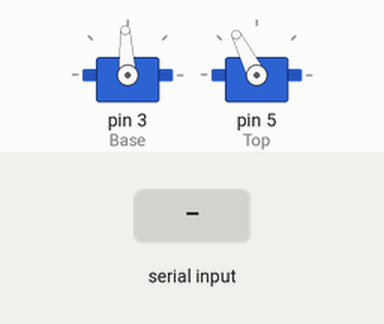
Bench run of a sketch on a simulated Arduino Uno, built with avr-gcc and run on an emulated ATmega328P. Shown: 2 × servo. Inputs (shaded band) come from the test bench.

Above: at 1.2 s.
1.3 s: "90,45\n" received over Serial
At 1.86 s:
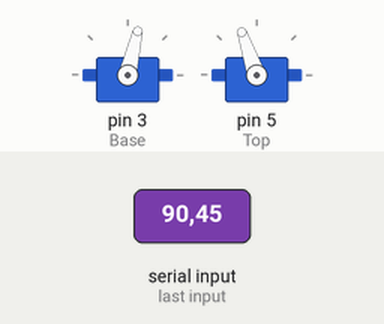
4.3 s: "1,90\n" received over Serial
7.3 s: "30,150\n" received over Serial
At 10.0 s:
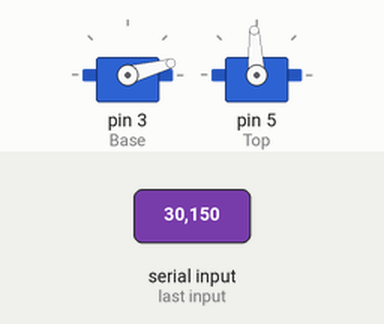
10.3 s: "5\n" received over Serial
At 11.56 s:
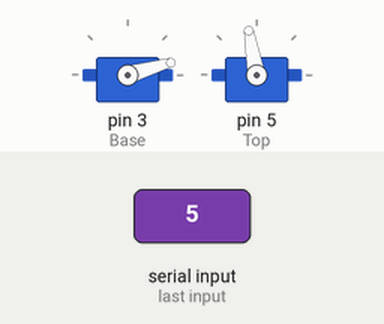
Timing chart, 0 to 13.3 s (numbered marks = the images above; inputs shaded):
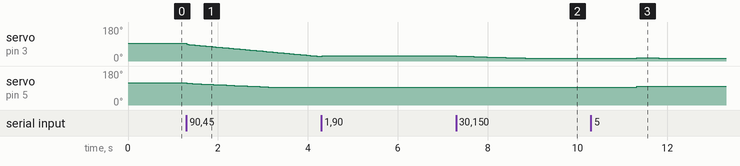

Measured:
- after the input at 1.3 s, servo on pin 3 (Base): moves from 93° to 24° over 3.0 s, starting at once; servo on pin 5 (Top): moves from 117° to 93° over 2.0 s, starting at once
- after the input at 7.3 s, servo on pin 3 (Base): moves from 27° to 15° over 1.5 s, starting at once
- after the input at 10.3 s, servo on pin 3 (Base): 15° → 16° after 1.0 s, → 15° 0.49 s later; servo on pin 5 (Top): 93° → 100° after 1.0 s

The sketch:

TurretController.ino
```cpp
#include <Servo.h>
Servo Base;
Servo Top;

int dx = 0;
int dy = 0;
int lastDx = 0;
int lastDy = 0;
float x = 1500;
float y = 1750;
float KPx = 1 / 20.0;
float KPy = 1 / 20.0;
float KDx = 10;
float KDy = 10;

int loopTime = 20;

float KIx = 0;
float sumErrorX = 0;
float KIy = 0;
float sumErrorY = 0;
int IcapX =0;//cycles of loop time
int countX = 0;
int IcapY = 0;
int countY = 0;


unsigned long time = 0;
unsigned long time2 = 0;

void BaseTurn() {


  // Base
  x += dx * KPx;
  x += ((dx - lastDx) / loopTime) * KDx;

  sumErrorX += dx;
  x += sumErrorX * KIx;


  x = constrain(x, 700, 2300);
  Base.writeMicroseconds(int(x));

  lastDx = dx;
  countX ++;
  if (countX >IcapX){
    sumErrorX = 0;
    countX=0;
  }
}

void TopTurn() {
  // Top
  y += dy * KPy;
  y += ((dy - lastDy) / loopTime) * KDy;

  sumErrorY += dy;
  y += sumErrorY * KIy;

  y = constrain(y, 1500, 2000);
  Top.writeMicroseconds(int(y));
  lastDy = dy;

  countY ++;
  if (countY >IcapY){
    sumErrorY = 0;
    countY=0;
  }

}


void setup() {
  Serial.begin(9600);
  // put your setup code here, to run once:
  Base.attach(3);
  Top.attach(5);
  Base.write(x);
  Top.write(y);
}


void loop() {


  if (Serial.available() > 0) {
    dx = -1*Serial.parseInt();  // Read first integer
    dy = -1*Serial.parseInt();  // Read first integer
    Serial.read();
  }

  BaseTurn();
  TopTurn();


  delay(loopTime);


}

/*Serial.print("Angle Command");
  Serial.print(x);
  Serial.print(" dX");
  Serial.print(dx);
  Serial.print(" dY");
  Serial.print(dy);
  Serial.print(" y");
  Serial.println(y);*/
```
